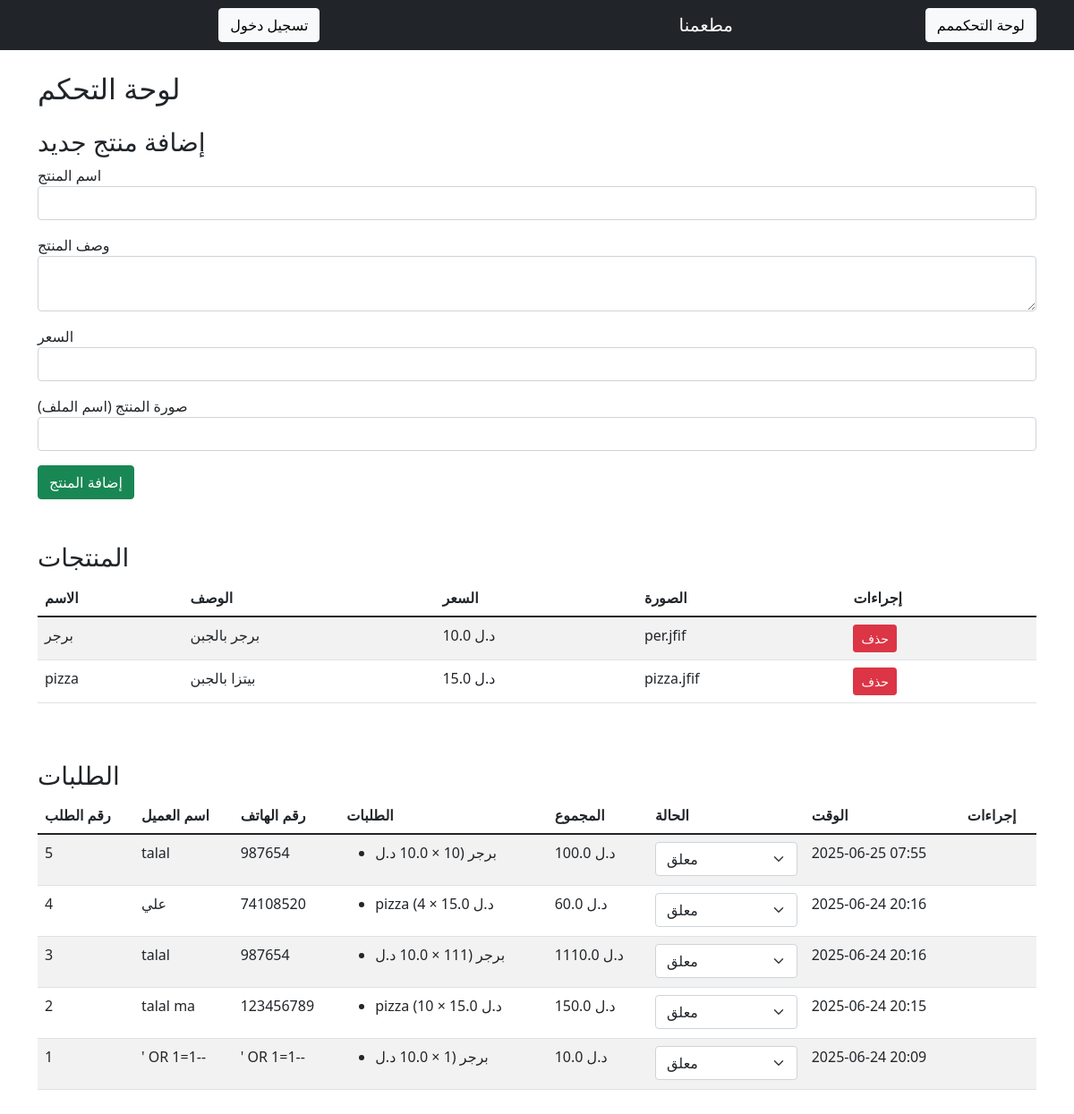
The page /admin on the database its author committed.
### app.py (models this page shows)
class Product(db.Model):
    id = db.Column(db.Integer, primary_key=True)
    name = db.Column(db.String(100), nullable=False)
    description = db.Column(db.Text)
    price = db.Column(db.Float, nullable=False)
    image = db.Column(db.String(200))

class Order(db.Model):
    id = db.Column(db.Integer, primary_key=True)
    customer_name = db.Column(db.String(100), nullable=False)
    customer_phone = db.Column(db.String(20), nullable=False)
    items = db.Column(db.Text, nullable=False)
    total = db.Column(db.Float, nullable=False)
    status = db.Column(db.String(50), default='Pending')
    created_at = db.Column(db.DateTime, default=datetime.utcnow)

### app.py (the view)
@app.route('/admin')
def admin():
    products = Product.query.all()
    orders = Order.query.order_by(Order.created_at.desc()).all()
    return render_template('admin.html', products=products, orders=orders,json=json)

### templates/admin.html (shortened to what this page needs)
{% extends "base.html" %}
{% block content %}
<h2 class="mb-4">لوحة التحكم</h2>
<h3>إضافة منتج جديد</h3>
<form method="POST" action="/add_product" class="mb-5">
    <div class="mb-3">
        <label>اسم المنتج</label>
        <input type="text" name="name" class="form-control" required>
    </div>
    <div class="mb-3">
        <label>وصف المنتج</label>
        <textarea name="description" class="form-control" required></textarea>
    </div>
    <div class="mb-3">
        <label>السعر</label>
        <input type="number" step="0.01" name="price" class="form-control" required>
    </div>
    <div class="mb-3">
        <label>صورة المنتج (اسم الملف)</label>
        <input type="text" name="image" class="form-control" required>
    </div>
    <button type="submit" class="btn btn-success">إضافة المنتج</button>
</form>
<h3>المنتجات</h3>
<div class="table-responsive mb-5">
    <table class="table table-striped">
        <thead>
            <tr>
                <th>الاسم</th>
                <th>الوصف</th>
                <th>السعر</th>
                <th>الصورة</th>
                <th>إجراءات</th>
            </tr>
        </thead>
        <tbody>
            {% for product in products %}
            <tr>
                <td>{{ product.name }}</td>
                <td>{{ product.description }}</td>
                <td>{{ product.price }} د.ل</td>
                <td>{{ product.image }}</td>
                <td>
                    <form method="POST" action="/delete_product/{{ product.id }}">
                        <button type="submit" class="btn btn-danger btn-sm">حذف</button>
                    </form>
                </td>
            </tr>
            {% endfor %}
        </tbody>
    </table>
</div>
<h3>الطلبات</h3>
<div class="table-responsive">
    <table class="table table-striped">
        <thead>
            <tr>
                <th>رقم الطلب</th>
                <th>اسم العميل</th>
                <th>رقم الهاتف</th>
                <th>الطلبات</th>
                <th>المجموع</th>
                <th>الحالة</th>
                <th>الوقت</th>
                <th>إجراءات</th>
            </tr>
        </thead>
        <tbody>
            {% for order in orders %}
            <tr>
                <td>{{ order.id }}</td>
                <td>{{ order.customer_name }}</td>
                <td>{{ order.customer_phone }}</td>
                <td>
                    <ul>
                        {% for item, details in json.loads(order.items).items() %}
                        <li>{{ item }} ({{ details.quantity }} × {{ details.price }} د.ل</li>
                        {% endfor %}
                    </ul>
                </td>
                <td>{{ order.total }} د.ل</td>
                <td>
                    <form method="POST" action="/update_status/{{ order.id }}">
                        <select name="status" class="form-select" onchange="this.form.submit()">
                            <option value="Pending" {% if order.status == 'Pending' %}selected{% endif %}>معلق</option>
                        </select>
                    </form>
                </td>
                <td>{{ order.created_at.strftime('%Y-%m-%d %H:%M') }}</td>
                <td></td>
            </tr>
            {% endfor %}
        </tbody>
    </table>
</div>
{% endblock %}

### static/css/style.css (style rules this page uses)
body { font-family: Arial, sans-serif; }

### rows shown on the page
Product: name "برجر", description "برجر بالجبن", price "10.0", image "per.jfif"
Product: name "pizza", description "بيتزا بالجبن", price "15.0", image "pizza.jfif", quantity "4", quantity "10"
Order: id "5", customer_name "talal", customer_phone "987654", items "برجر", total "100.0", status "معلق", created_at "2025-06-25 07:55"
Order: id "4", customer_name "علي", customer_phone "74108520", total "60.0", status "معلق", created_at "2025-06-24 20:16"
Order: id "3", customer_name "talal", customer_phone "987654", items "برجر", total "1110.0", status "معلق", created_at "2025-06-24 20:16"
Order: id "2", customer_name "talal ma", customer_phone "123456789", total "150.0", status "معلق", created_at "2025-06-24 20:15"
Order: id "1", customer_name "' OR 1=1--", customer_phone "' OR 1=1--", items "برجر", total "10.0", status "معلق", created_at "2025-06-24 20:09"
